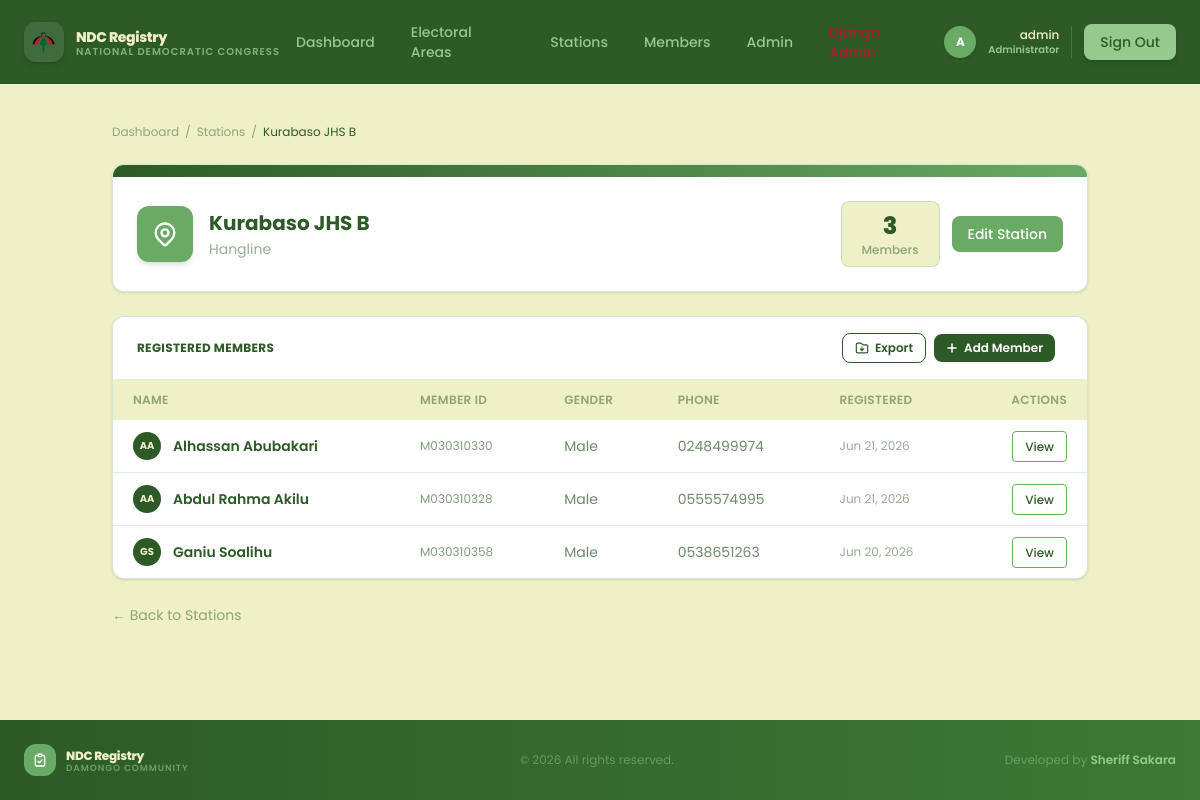
Screenshot of /stations/2/ (signed in) with the database file from the repository.
### core/models.py (models this page shows, shortened)
class PollingStation(models.Model):
    name = models.CharField(max_length=100)
    location = models.CharField(max_length=200, blank=True)
    constituency = models.CharField(max_length=100, blank=True)
    description = models.TextField(blank=True)
    created_at = models.DateTimeField(auto_now_add=True)
    electoral_area = models.ForeignKey(
        ElectoralArea,
        on_delete=models.CASCADE,
        null=True,
        blank=True,
        related_name='stations',
    )
    class Meta:
        ordering = ['name']

class PartyMember(models.Model):
    GENDER_CHOICES = [
        ('M', 'Male'),
        ('F', 'Female'),
    ]
    member_id = models.CharField(
        max_length=10,
        unique=True,
        editable=True,
        validators=[validate_member_id])
    first_name = models.CharField(max_length=50)
    middle_name = models.CharField(max_length=50, blank=True)
    last_name = models.CharField(max_length=50)
    gender = models.CharField(max_length=1, choices=GENDER_CHOICES, blank=True)
    date_of_birth = models.DateField(null=True, blank=True)
    phone = models.CharField(max_length=10, blank=True, validators=[validation_phone_no])
    occupation = models.CharField(max_length=100, blank=True)
    address = models.CharField(max_length=200, blank=True)
    ghana_card_id = models.CharField(
        max_length=15,
        blank=True,
        verbose_name='Ghana Card',
        validators=[validation_ghana_card]
        )
    voters_id = models.CharField(
        max_length=10,
        blank=True,
        unique=True,
        verbose_name='Voters ID',
        validators=[validation_voter_id]
        )
    polling_station = models.ForeignKey(
        PollingStation,
        on_delete=models.SET_NULL,
        null=True,
        related_name='members'
    )
    date_registered = models.DateField(default=timezone.now)
    registered_by = models.ForeignKey(
        User,
        on_delete=models.SET_NULL,
        null=True,
        blank=True,
        related_name='registered_members'
    )
    class Meta:
        ordering = ['-date_registered', 'last_name']

### core/views.py (the view)
# urls.py: path('stations/<int:pk>/', views.station_detail_view, name='station_detail'),
@login_required
def station_detail_view(request, pk):
    station = get_object_or_404(PollingStation, pk=pk)
    members = station.members.order_by('last_name', 'first_name')
    return render(request, 'core/station_detail.html', {
        'station': station,
        'members': members,
    })

### templates/core/station_detail.html (shortened to what this page needs)
{% extends "core/base.html" %}
{% block content %}
<div class="max-w-5xl mx-auto px-6 py-10">
    <nav class="text-xs text-[#2d5a27]/50 mb-6 flex items-center gap-1.5">
        <a href="{% url 'home' %}" class="hover:text-[#6aaa64]">Dashboard</a>
        <span>/</span>
        <a href="{% url 'station_list' %}" class="hover:text-[#6aaa64]">Stations</a>
        <span>/</span>
        <span class="text-[#2d5a27]">{{ station.name }}</span>
    </nav>
    <div class="bg-white border border-[#95c98d]/40 rounded-xl shadow-sm overflow-hidden mb-6">
        <div class="h-3 bg-gradient-to-r from-[#2d5a27] to-[#6aaa64]"></div>
        <div class="p-6 flex flex-col sm:flex-row sm:items-center justify-between gap-4">
            <div class="flex items-center gap-4">
                <div class="w-14 h-14 rounded-xl bg-[#6aaa64] flex items-center justify-center shrink-0 shadow-md">
                </div>
                <div>
                    <h1 class="text-xl font-bold text-[#2d5a27]">{{ station.name }}</h1>
                    <p class="text-sm text-[#2d5a27]/50 mt-0.5">{{ station.location|default:"Location not specified" }}</p>
                </div>
            </div>
            <div class="flex items-center gap-3">
                <div class="text-center px-5 py-2 bg-[#f0f0c8] rounded-lg border border-[#95c98d]/40">
                    <p class="text-2xl font-extrabold text-[#2d5a27]">{{ members.count }}</p>
                    <p class="text-xs text-[#2d5a27]/50 font-medium">Members</p>
                </div>
                {% if user.is_staff %}
                <a href="{% url 'station_edit' station.pk %}"
                   class="px-4 py-2 text-sm font-medium bg-[#6aaa64] text-white rounded-lg hover:bg-[#2d5a27] transition-colors">
                    Edit Station
                </a>
                {% endif %}
            </div>
        </div>
    </div>
    <div class="bg-white border border-[#95c98d]/40 rounded-xl shadow-sm overflow-hidden">
        <div class="flex items-center justify-between px-6 py-4 border-b border-[#95c98d]/30">
            <h2 class="text-xs font-bold text-[#2d5a27] uppercase tracking-wide">Registered Members</h2>
           <div class='flex items-center mr-2 space-x-2'>
                {% if user.is_staff or user.is_superuser %}
                <a href="{% url 'export_data' station.pk%}"
                class="inline-flex items-center gap-1.5 text-xs font-semibold text-[#2d5a27] border border-[#2d5a27] bg-white px-3 py-1.5 rounded-lg hover:bg-[#2d5a27] hover:text-white transition-colors duration-150">
                    Export
                </a>
                <a href="{% url 'member_create' %}?station={{ station.pk }}"
                class="inline-flex items-center gap-1.5 text-xs font-semibold text-white bg-[#2d5a27] px-3 py-1.5 rounded-lg hover:bg-[#6aaa64] transition-colors duration-150">
                    <svg class="w-3 h-3" fill="none" stroke="currentColor" stroke-width="3" viewBox="0 0 24 24">
                        <path stroke-linecap="round" stroke-linejoin="round" d="M12 4v16m8-8H4"/>
                    </svg>
                    Add Member
                </a>
                {% endif %}
            </div>
        </div>
        <div class="overflow-x-auto">
            <table class="w-full text-sm">
                <thead>
                    <tr class="bg-[#f0f0c8] text-xs text-[#2d5a27]/50 uppercase tracking-wide">
                        <th class="px-5 py-3 text-left font-semibold">Name</th>
                        <th class="px-5 py-3 text-left font-semibold hidden sm:table-cell">Member ID</th>
                        <th class="px-5 py-3 text-left font-semibold hidden md:table-cell">Gender</th>
                        <th class="px-5 py-3 text-left font-semibold hidden lg:table-cell">Phone</th>
                        <th class="px-5 py-3 text-left font-semibold hidden lg:table-cell">Registered</th>
                        <th class="px-5 py-3 text-right font-semibold">Actions</th>
                    </tr>
                </thead>
                <tbody class="divide-y divide-[#95c98d]/30">
                    {% for member in members %}
                    <tr class="hover:bg-[#f0f0c8]/50 transition-colors">
                        <td class="px-5 py-3">
                            <div class="flex items-center gap-3">
                                <div class="w-7 h-7 rounded-full bg-[#2d5a27] flex items-center justify-center shrink-0">
                                    <span class="text-[10px] font-bold text-[#f0f0c8]">{{ member.first_name.0|upper }}{{ member.last_name.0|upper }}</span>
                                </div>
                                <span class="font-semibold text-[#2d5a27]">{{ member.first_name }} {{ member.last_name }}</span>
                            </div>
                        </td>
                        <td class="px-5 py-3 hidden sm:table-cell text-[#2d5a27]/60 font-mono text-xs">{{ member.member_id }}</td>
                        <td class="px-5 py-3 hidden md:table-cell text-[#2d5a27]/70">{{ member.get_gender_display|default:"—" }}</td>
                        <td class="px-5 py-3 hidden lg:table-cell text-[#2d5a27]/70">{{ member.phone|default:"—" }}</td>
                        <td class="px-5 py-3 hidden lg:table-cell text-[#2d5a27]/50 text-xs">{{ member.date_registered|date:"M d, Y" }}</td>
                        <td class="px-5 py-3 text-right">
                            <a href="{% url 'member_detail' member.pk %}"
                               class="px-3 py-1.5 text-xs font-medium text-[#2d5a27] border border-[#6aaa64] rounded hover:bg-[#2d5a27] hover:text-[#f0f0c8] transition-colors">
                                View
                            </a>
                        </td>
                    </tr>
                    {% empty %}
                    <tr>
                        <td colspan="6" class="px-5 py-12 text-center text-sm text-[#2d5a27]/40">
                            No members assigned to this station yet.
                        </td>
                    </tr>
                    {% endfor %}
                </tbody>
            </table>
        </div>
    </div>
    <div class="mt-6">
        <a href="{% url 'station_list' %}" class="text-sm text-[#2d5a27]/50 hover:text-[#6aaa64] transition-colors">← Back to Stations</a>
    </div>
</div>
{% endblock content %}

### templates/core/partials/navbar.html (shortened to what this page needs)
{% load static %}
<nav class="w-full bg-[#2d5a27] sticky top-0 z-50 transition-all duration-300">
    <div class="container mx-auto max-w-7xl px-6 py-3.5">
        <div class="flex items-center justify-between">
            <a href="{% url 'home' %}" class="flex items-center gap-3 select-none group">
                <div class="w-10 h-10 rounded-xl bg-white/10 flex items-center justify-center shrink-0 shadow-md
                            group-hover:bg-white/20 group-hover:scale-110 transition-all duration-300">
                    <img src="{% static 'images/ndc-logo.png' %}"
                         alt="NDC Logo"
                         class="w-8 h-8 object-contain"/>
                </div>
                <div class="flex flex-col leading-none">
                    <span class="text-sm font-extrabold text-[#f0f0c8] tracking-tight group-hover:text-white transition-colors">NDC Registry</span>
                    <span class="text-[10px] font-semibold text-[#95c98d]/80 uppercase tracking-widest hidden sm:block">National Democratic Congress</span>
                </div>
            </a>
            {% if user.is_authenticated %}
            <div class="hidden md:flex items-center gap-1 flex-1 justify-center">
                {% with request.resolver_match.url_name as url_name %}
                <a href="{% url 'home' %}"
                   class="px-4 py-2 rounded-lg text-sm font-medium transition-all duration-200
                          {% if url_name == 'home' %}bg-[#6aaa64]/30 text-[#f0f0c8]{% else %}text-[#95c98d] hover:text-[#f0f0c8] hover:bg-[#6aaa64]/20{% endif %}">
                    Dashboard
                </a>
                <a href="{% url 'area_list'%}"
                   class="px-4 py-2 rounded-lg text-sm font-medium transition-all duration-200
                          {% if url_name == 'area_list' %}bg-[#6aaa64]/30 text-[#f0f0c8]{% else %}text-[#95c98d] hover:text-[#f0f0c8] hover:bg-[#6aaa64]/20{% endif %}">
                    Electoral Areas
                </a>
                <a href="{% url 'station_list' %}"
                   class="px-4 py-2 rounded-lg text-sm font-medium transition-all duration-200
                          {% if url_name == 'station_list' %}bg-[#6aaa64]/30 text-[#f0f0c8]{% else %}text-[#95c98d] hover:text-[#f0f0c8] hover:bg-[#6aaa64]/20{% endif %}">
                    Stations
                </a>
                <a href="{% url 'member_list' %}"
                   class="px-4 py-2 rounded-lg text-sm font-medium transition-all duration-200
                          {% if url_name == 'member_list' %}bg-[#6aaa64]/30 text-[#f0f0c8]{% else %}text-[#95c98d] hover:text-[#f0f0c8] hover:bg-[#6aaa64]/20{% endif %}">
                    Members
                </a>
                {% if user.is_staff %}
                <a href="{% url 'admin_dashboard' %}"
                   class="px-4 py-2 rounded-lg text-sm font-medium transition-all duration-200
                          {% if url_name == 'admin_dashboard' %}bg-[#6aaa64]/30 text-[#f0f0c8]{% else %}text-[#95c98d] hover:text-[#f0f0c8] hover:bg-[#6aaa64]/20{% endif %}">
                    Admin
                </a>
                {% endif %}
                {% if user.is_superuser %}
                <a href="/admin/"
                   class="px-4 py-2 rounded-lg text-sm font-medium text-[#c8102e]/80 hover:text-[#f0f0c8] hover:bg-[#c8102e]/20 transition-all duration-200">
                </a>
                {% endif %}
                {% endwith %}
            </div>
            {% endif %}
            <div class="flex items-center gap-3">
                {% if user.is_authenticated %}
                    <div class="hidden sm:flex items-center gap-3 border-r border-[#6aaa64]/40 pr-3">
                        <div class="w-8 h-8 rounded-full bg-[#6aaa64] flex items-center justify-center text-white text-xs font-bold shadow-sm">
                            {{ user.get_full_name|default:user.username|slice:":1"|upper }}
                        </div>
                        <div class="flex flex-col text-right">
                            <span class="text-xs text-[#f0f0c8] font-medium leading-tight">{{ user.get_full_name|default:user.username }}</span>
                            {% if user.is_staff %}
                            <span class="text-[10px] text-[#95c98d] font-semibold">Administrator</span>
                            {% else %}
                            <span class="text-[10px] text-[#6aaa64] font-semibold">Member</span>
                            {% endif %}
                        </div>
                    </div>
                    <a href="{% url 'logout' %}"
                       class="px-4 py-2 text-sm font-medium text-[#2d5a27] bg-[#95c98d] rounded-lg
                              hover:bg-[#f0f0c8] hover:scale-105 active:scale-95 transition-all duration-200 shadow-md">
                        Sign Out
                    </a>
                {% else %}
                    {% comment %} <a href="#"
                       class="px-4 py-2 text-sm font-medium text-white bg-[#6aaa64] rounded-lg
                              hover:bg-[#95c98d] hover:scale-105 active:scale-95 transition-all duration-200 shadow-md">
                        Sign In
                    </a> {% endcomment %}
                {% endif %}
            </div>
        </div>
    </div>
</nav>

### templates/core/base.html (style rules this page uses)
* { font-family: 'Poppins', sans-serif; }

### rows the page displays
PollingStation: name "Kurabaso JHS B", location "Hangline"
PartyMember: first_name.0 "A", last_name.0 "A", first_name "Alhassan", last_name "Abubakari", member_id "M030310330", gender "Male", phone "0248499974", date_registered "Jun 21, 2026"
PartyMember: first_name.0 "A", last_name.0 "A", first_name "Abdul Rahma", last_name "Akilu", member_id "M030310328", gender "Male", phone "0555574995", date_registered "Jun 21, 2026"
PartyMember: first_name.0 "G", last_name.0 "S", first_name "Ganiu", last_name "Soalihu", member_id "M030310358", gender "Male", phone "0538651263", date_registered "Jun 20, 2026"

### other values shown
{{ user.get_full_name|default:user.username|slice:":1"|upper }} "A"
{{ user.get_full_name|default:user.username }} "admin"
{{ members.count }} "3"
